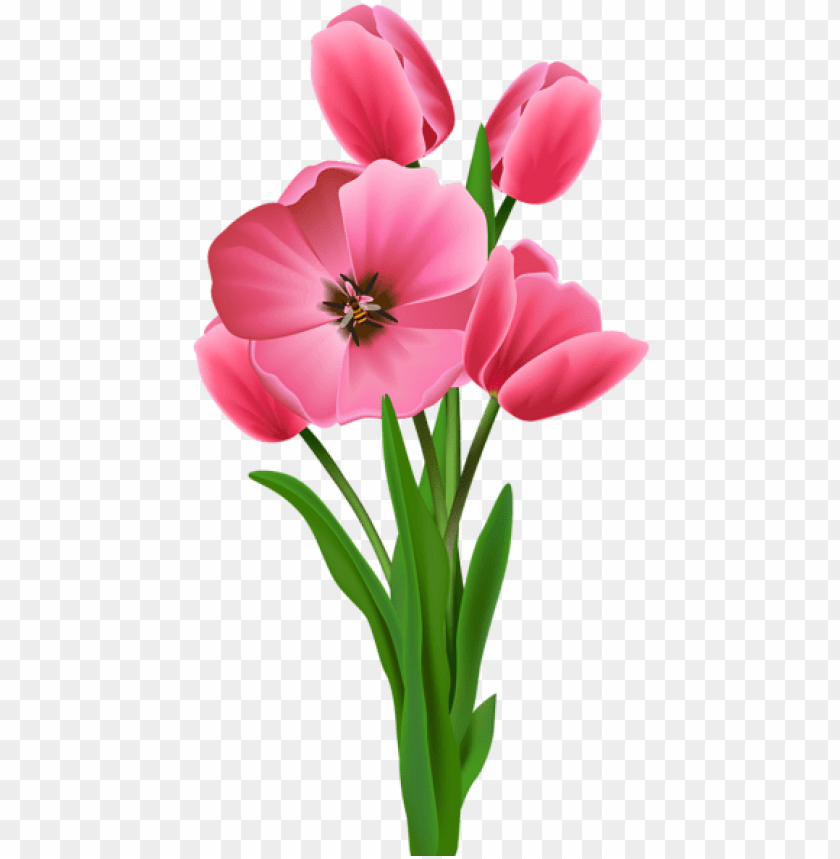
#> input picture Phase2/flower.png, 840 x 859 px
$ python resize.py
#> lines starting #> are read from the running program, lines starting #| are printed output that depends on the picture
import cv2

image =  cv2.imread('flower.png')
#> image is the input picture: shape (859, 840, 3); mean B, G, R 213, 214.5, 230.9
if image is None:
    print('Image not Found!')
else:
    resized = cv2.resize(image, (100, 300))
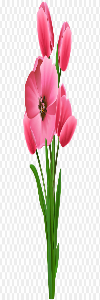
#> resized: shape (300, 100, 3); mean B, G, R 212.8, 214.3, 230.8
    cv2.imshow("original", image)
    cv2.imshow('Resized', resized)
    cv2.waitKey(0)
    cv2.destroyAllWindows()
